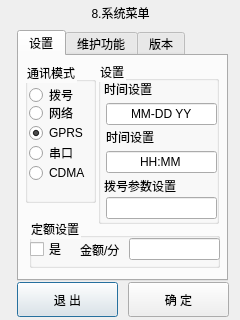
<?xml version="1.0" encoding="UTF-8"?>
<ui version="4.0">
 <class>MainKey8</class>
 <widget class="QDialog" name="MainKey8">
  <property name="geometry">
   <rect>
    <x>0</x>
    <y>0</y>
    <width>240</width>
    <height>320</height>
   </rect>
  </property>
  <property name="windowTitle">
   <string>Form</string>
  </property>
  <widget class="QLabel" name="Title">
   <property name="geometry">
    <rect>
     <x>10</x>
     <y>2</y>
     <width>221</width>
     <height>21</height>
    </rect>
   </property>
   <property name="text">
    <string>8.系统菜单</string>
   </property>
   <property name="alignment">
    <set>Qt::AlignCenter</set>
   </property>
  </widget>
  <widget class="QTabWidget" name="tabWidget">
   <property name="geometry">
    <rect>
     <x>17</x>
     <y>30</y>
     <width>211</width>
     <height>251</height>
    </rect>
   </property>
   <property name="styleSheet">
    <string notr="true">color: rgb(0, 0, 0);
</string>
   </property>
   <property name="currentIndex">
    <number>0</number>
   </property>
   <widget class="QWidget" name="tab_3">
    <attribute name="title">
     <string>设置</string>
    </attribute>
    <widget class="QGroupBox" name="groupBox_4">
     <property name="geometry">
      <rect>
       <x>6</x>
       <y>6</y>
       <width>71</width>
       <height>141</height>
      </rect>
     </property>
     <property name="title">
      <string>通讯模式</string>
     </property>
     <widget class="QRadioButton" name="radioButton_9">
      <property name="geometry">
       <rect>
        <x>4</x>
        <y>22</y>
        <width>54</width>
        <height>22</height>
       </rect>
      </property>
      <property name="text">
       <string>拨号</string>
      </property>
     </widget>
     <widget class="QRadioButton" name="radioButton_10">
      <property name="geometry">
       <rect>
        <x>4</x>
        <y>40</y>
        <width>54</width>
        <height>22</height>
       </rect>
      </property>
      <property name="text">
       <string>网络</string>
      </property>
     </widget>
     <widget class="QRadioButton" name="radioButton_11">
      <property name="geometry">
       <rect>
        <x>4</x>
        <y>60</y>
        <width>57</width>
        <height>22</height>
       </rect>
      </property>
      <property name="text">
       <string>GPRS</string>
      </property>
      <property name="checked">
       <bool>true</bool>
      </property>
     </widget>
     <widget class="QRadioButton" name="radioButton_12">
      <property name="geometry">
       <rect>
        <x>4</x>
        <y>80</y>
        <width>54</width>
        <height>22</height>
       </rect>
      </property>
      <property name="text">
       <string>串口</string>
      </property>
     </widget>
     <widget class="QRadioButton" name="radioButton_13">
      <property name="geometry">
       <rect>
        <x>4</x>
        <y>100</y>
        <width>61</width>
        <height>22</height>
       </rect>
      </property>
      <property name="text">
       <string>CDMA</string>
      </property>
     </widget>
    </widget>
    <widget class="QGroupBox" name="groupBox_2">
     <property name="geometry">
      <rect>
       <x>79</x>
       <y>5</y>
       <width>121</width>
       <height>163</height>
      </rect>
     </property>
     <property name="title">
      <string>设置</string>
     </property>
     <widget class="QLineEdit" name="lineEdit_2">
      <property name="geometry">
       <rect>
        <x>8</x>
        <y>136</y>
        <width>111</width>
        <height>22</height>
       </rect>
      </property>
      <property name="alignment">
       <set>Qt::AlignCenter</set>
      </property>
     </widget>
     <widget class="QLineEdit" name="lineEdit">
      <property name="geometry">
       <rect>
        <x>8</x>
        <y>42</y>
        <width>111</width>
        <height>22</height>
       </rect>
      </property>
      <property name="text">
       <string>MM-DD YY</string>
      </property>
      <property name="alignment">
       <set>Qt::AlignCenter</set>
      </property>
     </widget>
     <widget class="QLabel" name="label_3">
      <property name="geometry">
       <rect>
        <x>6</x>
        <y>116</y>
        <width>91</width>
        <height>17</height>
       </rect>
      </property>
      <property name="text">
       <string>拨号参数设置</string>
      </property>
     </widget>
     <widget class="QLabel" name="label">
      <property name="geometry">
       <rect>
        <x>6</x>
        <y>19</y>
        <width>71</width>
        <height>17</height>
       </rect>
      </property>
      <property name="text">
       <string>时间设置</string>
      </property>
     </widget>
     <widget class="QLineEdit" name="lineEdit_3">
      <property name="geometry">
       <rect>
        <x>8</x>
        <y>90</y>
        <width>111</width>
        <height>22</height>
       </rect>
      </property>
      <property name="text">
       <string>HH:MM</string>
      </property>
      <property name="alignment">
       <set>Qt::AlignCenter</set>
      </property>
     </widget>
     <widget class="QLabel" name="label_4">
      <property name="geometry">
       <rect>
        <x>8</x>
        <y>67</y>
        <width>71</width>
        <height>17</height>
       </rect>
      </property>
      <property name="text">
       <string>时间设置</string>
      </property>
     </widget>
    </widget>
    <widget class="QGroupBox" name="groupBox_7">
     <property name="geometry">
      <rect>
       <x>10</x>
       <y>162</y>
       <width>191</width>
       <height>50</height>
      </rect>
     </property>
     <property name="title">
      <string>定额设置</string>
     </property>
     <widget class="QCheckBox" name="checkBox">
      <property name="geometry">
       <rect>
        <x>1</x>
        <y>20</y>
        <width>51</width>
        <height>22</height>
       </rect>
      </property>
      <property name="text">
       <string>是</string>
      </property>
     </widget>
     <widget class="QLineEdit" name="lineEdit_10">
      <property name="geometry">
       <rect>
        <x>100</x>
        <y>20</y>
        <width>91</width>
        <height>22</height>
       </rect>
      </property>
     </widget>
     <widget class="QLabel" name="label_11">
      <property name="geometry">
       <rect>
        <x>51</x>
        <y>22</y>
        <width>51</width>
        <height>20</height>
       </rect>
      </property>
      <property name="text">
       <string>金额/分</string>
      </property>
     </widget>
    </widget>
   </widget>
   <widget class="QWidget" name="tab">
    <attribute name="title">
     <string>维护功能</string>
    </attribute>
    <widget class="QPushButton" name="pushButton">
     <property name="geometry">
      <rect>
       <x>40</x>
       <y>28</y>
       <width>120</width>
       <height>35</height>
      </rect>
     </property>
     <property name="text">
      <string>1.数据采集</string>
     </property>
    </widget>
    <widget class="QPushButton" name="pushButton_2">
     <property name="geometry">
      <rect>
       <x>40</x>
       <y>70</y>
       <width>120</width>
       <height>35</height>
      </rect>
     </property>
     <property name="text">
      <string>2.打印卡表</string>
     </property>
    </widget>
    <widget class="QPushButton" name="pushButton_5">
     <property name="geometry">
      <rect>
       <x>40</x>
       <y>110</y>
       <width>120</width>
       <height>35</height>
      </rect>
     </property>
     <property name="text">
      <string>3.保护密钥下载</string>
     </property>
    </widget>
    <widget class="QPushButton" name="pushButton_9">
     <property name="geometry">
      <rect>
       <x>40</x>
       <y>150</y>
       <width>120</width>
       <height>35</height>
      </rect>
     </property>
     <property name="text">
      <string>4.保护密钥验证</string>
     </property>
    </widget>
   </widget>
   <widget class="QWidget" name="tab_2">
    <attribute name="title">
     <string>版本</string>
    </attribute>
    <widget class="QGroupBox" name="groupBox">
     <property name="geometry">
      <rect>
       <x>10</x>
       <y>10</y>
       <width>191</width>
       <height>201</height>
      </rect>
     </property>
     <property name="title">
      <string>版本查询</string>
     </property>
     <widget class="QTextEdit" name="textEdit">
      <property name="geometry">
       <rect>
        <x>10</x>
        <y>20</y>
        <width>171</width>
        <height>171</height>
       </rect>
      </property>
      <property name="html">
       <string>&lt;!DOCTYPE HTML PUBLIC &quot;-//W3C//DTD HTML 4.0//EN&quot; &quot;http://www.w3.org/TR/REC-html40/strict.dtd&quot;&gt;
&lt;html&gt;&lt;head&gt;&lt;meta name=&quot;qrichtext&quot; content=&quot;1&quot; /&gt;&lt;style type=&quot;text/css&quot;&gt;
p, li { white-space: pre-wrap; }
&lt;/style&gt;&lt;/head&gt;&lt;body style=&quot; font-family:'宋体'; font-size:9pt; font-weight:400; font-style:normal;&quot;&gt;
&lt;p style=&quot; margin-top:0px; margin-bottom:0px; margin-left:0px; margin-right:0px; -qt-block-indent:0; text-indent:0px;&quot;&gt;&amp;quot;B000-ME-MPT1-002&amp;quot;&lt;/p&gt;
&lt;p style=&quot; margin-top:0px; margin-bottom:0px; margin-left:0px; margin-right:0px; -qt-block-indent:0; text-indent:0px;&quot;&gt;&amp;quot;1.3.5&amp;quot;	&lt;/p&gt;&lt;/body&gt;&lt;/html&gt;</string>
      </property>
     </widget>
    </widget>
   </widget>
  </widget>
  <widget class="QPushButton" name="pushButton_3">
   <property name="geometry">
    <rect>
     <x>17</x>
     <y>282</y>
     <width>101</width>
     <height>35</height>
    </rect>
   </property>
   <property name="text">
    <string>退 出</string>
   </property>
   <property name="default">
    <bool>true</bool>
   </property>
  </widget>
  <widget class="QPushButton" name="pushButton_4">
   <property name="geometry">
    <rect>
     <x>128</x>
     <y>282</y>
     <width>101</width>
     <height>35</height>
    </rect>
   </property>
   <property name="text">
    <string>确 定</string>
   </property>
  </widget>
 </widget>
 <resources/>
 <connections/>
</ui>
